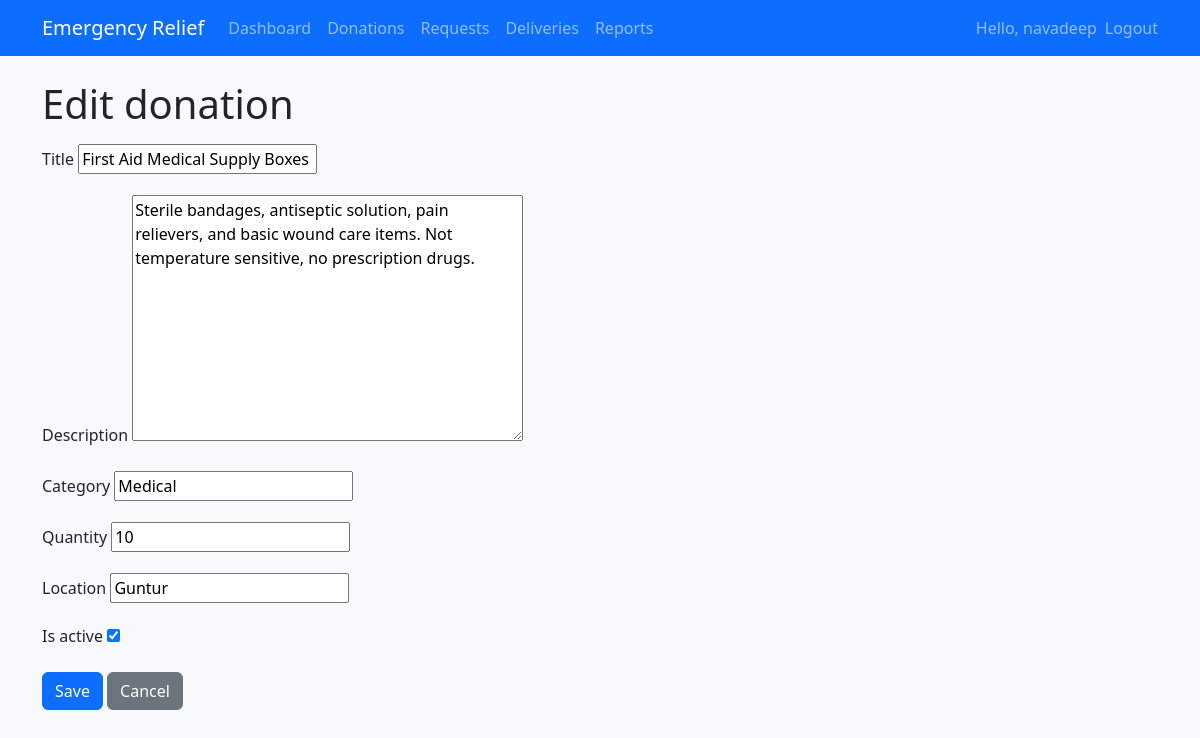
Page /donations/3/edit/ (signed in) on the committed database.
### core/models.py (models this page shows, shortened)
class Donation(models.Model):
    donor = models.ForeignKey(
        settings.AUTH_USER_MODEL,
        on_delete=models.CASCADE,
        related_name="donations",
    )
    title = models.CharField(max_length=200)
    description = models.TextField(blank=True)
    category = models.CharField(max_length=100, blank=True)
    quantity = models.PositiveIntegerField(default=1)
    location = models.CharField(max_length=255)
    is_active = models.BooleanField(default=True)
    created_at = models.DateTimeField(default=timezone.now)

### core/views.py (the view)
# urls.py: path("donations/<int:pk>/edit/", views.donation_update, name="donation_update"),
@login_required
def donation_update(request, pk: int):
    donation = get_object_or_404(Donation, pk=pk)
    role = get_user_role(request.user)
    if not (
        role in (UserProfile.Roles.ADMIN, UserProfile.Roles.COORDINATOR)
        or (role == UserProfile.Roles.DONOR and donation.donor_id == request.user.id)
    ):
        raise PermissionDenied
    if request.method == "POST":
        form = DonationForm(request.POST, instance=donation)
        if form.is_valid():
            form.save()
            messages.success(request, "Donation updated successfully.")
            return redirect("core:donation_list")
    else:
        form = DonationForm(instance=donation)
    return render(request, "core/donation_form.html", {"form": form, "donation": donation})

### core/forms.py
class DonationForm(forms.ModelForm):
    class Meta:
        model = Donation
        fields = ("title", "description", "category", "quantity", "location", "is_active")

### core/views.py (called while the page is built)
def get_user_role(user) -> str | None:
    if not user.is_authenticated:
        return None
    if user.is_superuser:
        return UserProfile.Roles.ADMIN
    try:
        return user.profile.role
    except UserProfile.DoesNotExist:
        return None

### core/templates/core/donation_form.html (shortened to what this page needs)
{% extends "core/base.html" %}
{% block content %}
<h1 class="mb-3">{% if donation %}Edit donation{% else %}New donation{% endif %}</h1>
<form method="post">
    {% for field in form %}
        <div class="mb-3">
            <label class="form-label" for="{{ field.id_for_label }}">{{ field.label }}</label>
            {{ field }}
        </div>
    {% endfor %}
    <button type="submit" class="btn btn-primary">Save</button>
    <a href="{% url 'core:donation_list' %}" class="btn btn-secondary">Cancel</a>
</form>
{% endblock %}

### core/templates/core/base.html (shortened to what this page needs)
{% load static %}
<!DOCTYPE html>
<html lang="en">
<head>
    <link href="https://cdn.jsdelivr.net/npm/bootstrap@5.3.3/dist/css/bootstrap.min.css" rel="stylesheet">
</head>
<body class="bg-light">
<nav class="navbar navbar-expand-lg navbar-dark bg-primary mb-4">
    <div class="container">
        <a class="navbar-brand" href="{% url 'core:home' %}">Emergency Relief</a>
        <div class="collapse navbar-collapse" id="navbarNav">
            <ul class="navbar-nav me-auto">
                {% if user.is_authenticated %}
                    <li class="nav-item"><a class="nav-link" href="{% url 'core:dashboard' %}">Dashboard</a></li>
                    <li class="nav-item"><a class="nav-link" href="{% url 'core:donation_list' %}">Donations</a></li>
                    <li class="nav-item"><a class="nav-link" href="{% url 'core:request_list' %}">Requests</a></li>
                    <li class="nav-item"><a class="nav-link" href="{% url 'core:delivery_list' %}">Deliveries</a></li>
                    <li class="nav-item"><a class="nav-link" href="{% url 'core:transparency_report' %}">Reports</a></li>
                {% endif %}
            </ul>
            <ul class="navbar-nav ms-auto">
                {% if user.is_authenticated %}
                    <li class="nav-item">
                        <span class="navbar-text me-2">Hello, {{ user.username }}</span>
                    </li>
                    <li class="nav-item">
                        <form method="post" action="{% url 'logout' %}" class="d-inline">
                            <button type="submit" class="btn btn-link nav-link p-0 m-0 align-baseline">
                                Logout
                            </button>
                        </form>
                    </li>
                {% endif %}
            </ul>
        </div>
    </div>
</nav>
<main class="container mb-4">
    {% block content %}{% endblock %}
</main>
</body>
</html>

### rows in the picture
Donation: form "First Aid Medical Supply Boxes" "Sterile bandages, antiseptic solution, pain relievers, and basic wound care items. Not temperature sensitive, no prescription drugs." "Medical" "10" "Guntur" "☑"

### other values in the picture
{{ user.username }} "navadeep"
{{ field.label }} "Title" "Description" "Category" "Quantity" "Location" "Is active"
